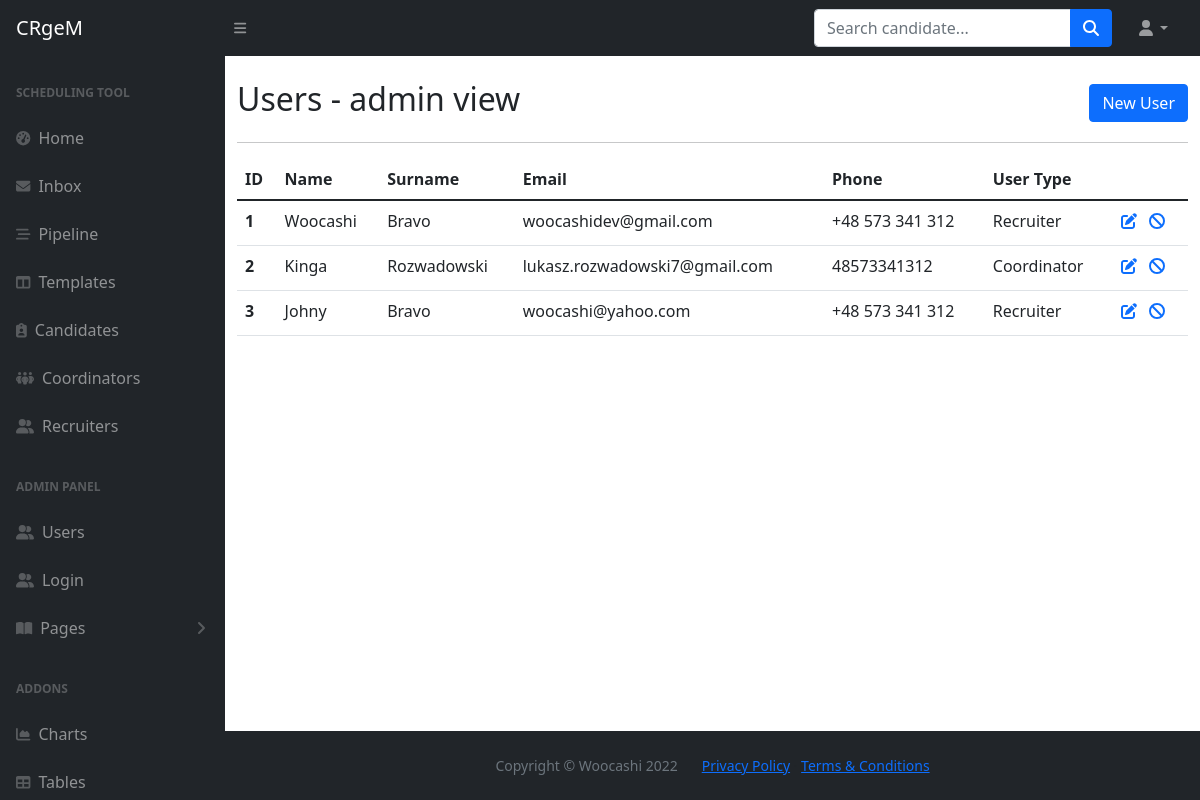
/users, run on an earlier commit of the app's database.
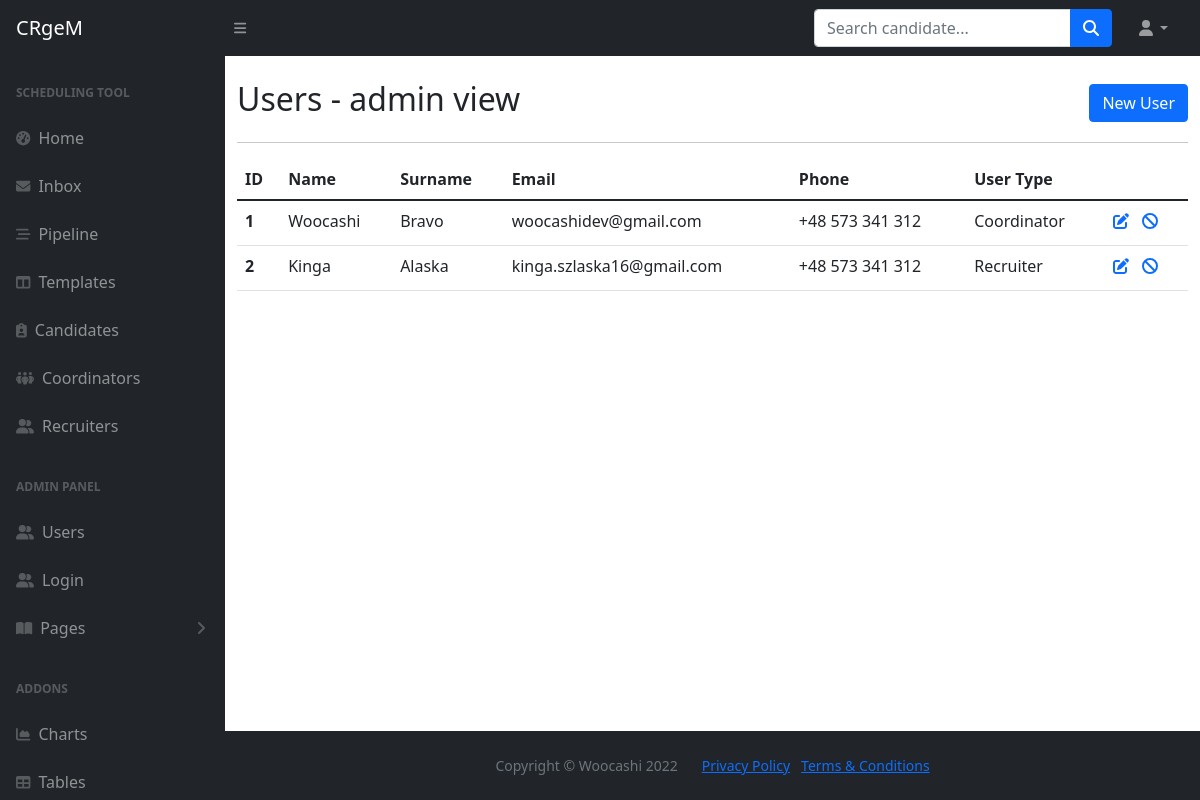
And on a later commit of the database.
### main.py (models this page shows)
class User(db.Model, UserMixin, Base):
    __tablename__="users"
    id = db.Column(db.Integer, primary_key=True)
    first_name = db.Column(db.String, nullable=False)
    last_name = db.Column(db.String, nullable=False)
    full_name = db.Column(db.String, nullable=False)
    email = db.Column(db.String, nullable=False, unique=True)
    phone = db.Column(db.String, nullable=False)
    type = db.Column(db.String, nullable=False)
    password = db.Column(db.String, nullable=False)
    interviews = relationship("Interview", back_populates="created_by")
    templates = relationship("Template", back_populates="created_by")
    candidates = relationship("Candidate", back_populates="created_by")
    tasks_sent = relationship("Task", primaryjoin="User.id==Task.sender_id", back_populates="from_user")
    tasks_received = relationship("Task", primaryjoin="User.id==Task.recipient_id", back_populates="to_user")
    tasks_delegated = relationship("Task", primaryjoin="User.id==Task.delegate_id", back_populates="delegated_by")

### main.py (the view)
@app.route('/users')
def users():
    users = db.session.query(User).all()
    return render_template('users.html', users=users)

### templates/users.html
{% import "bootstrap/wtf.html" as wtf %}
{% include 'header.html' %}
	<main>
		<div class="container mt-4">
			<div class="row d-flex align-items-center">
				<div class="col-lg-6">
					<h2>Users - admin view</h2>
				</div>
				<div class="col-lg-6 d-flex justify-content-end">
					<a class="btn btn-primary" href="{{url_for('user_new', form=form)}}">New User</a>
				</div>
			</div>
			<hr>
			{% if users|length == 0 %}
			<p>There are no users registered in this CRM environment</p>
			{% else %}
			<table class="table">
				  <thead>
				    <tr>
				      <th scope="col">ID</th>
				      <th scope="col">Name</th>
				      <th scope="col">Surname</th>
				      <th scope="col">Email</th>
					    <th scope="col">Phone</th>
					    <th scope="col">User Type</th>
				    </tr>
				  </thead>
				  <tbody>
				  {% for user in users %}
				    <tr>
				      <th scope="row">{{user.id}}</th>
				      <td>{{user.first_name}}</td>
				      <td>{{user.last_name}}</td>
				      <td>{{user.email}}</td>
					    <td>{{user.phone}}</td>
					    <td>{{user.type}}</td>
					    <td>
						    <a class="text-decoration-none" href="{{url_for('user_edit', user_id=user.id, form=form)}}">
							    <i class="fa-solid fa-pen-to-square p-1" title="edit user"></i>
						    <a class="text-decoration-none" href="{{url_for('user_delete', user_id=user.id)}}">
						        <i class="fa-solid fa-ban p-1" title="delete user"></i>
					        </a>
					    </td>
				    </tr>
				  {% endfor %}
				  </tbody>
				</table>
			{% endif %}
		</div>
	</main>
{% include 'footer.html' %}

### templates/header.html (shortened to what this page needs)
<!DOCTYPE html>
<html lang="en">
    <head>
        <link href="https://cdn.jsdelivr.net/npm/simple-datatables@latest/dist/style.css" rel="stylesheet" />
        <link href="{{ url_for('static', filename='css/styles.css') }}" rel="stylesheet" />
    </head>
    <body class="sb-nav-fixed">
        <nav class="sb-topnav navbar navbar-expand navbar-dark bg-dark">
            <a class="navbar-brand ps-3" href="{{ url_for('home') }}">CRgeM</a>
            <button class="btn btn-link btn-sm order-1 order-lg-0 me-4 me-lg-0" id="sidebarToggle" href="#!"><i class="fas fa-bars"></i></button>
            <form class="d-none d-md-inline-block form-inline ms-auto me-0 me-md-3 my-2 my-md-0">
                <div class="input-group">
                    <input class="form-control" type="text" placeholder="Search candidate..." aria-label="Search for..." aria-describedby="btnNavbarSearch" />
                    <button class="btn btn-primary" id="btnNavbarSearch" type="button"><i class="fas fa-search"></i></button>
                </div>
            </form>
            <ul class="navbar-nav ms-auto ms-md-0 me-3 me-lg-4">
                <li class="nav-item dropdown">
                    <a class="nav-link dropdown-toggle" id="navbarDropdown" href="#" role="button" data-bs-toggle="dropdown" aria-expanded="false"><i class="fas fa-user fa-fw"></i></a>
                </li>
            </ul>
        </nav>
        <div id="layoutSidenav">
            <div id="layoutSidenav_nav">
                <nav class="sb-sidenav accordion sb-sidenav-dark" id="sidenavAccordion">
                    <div class="sb-sidenav-menu">
                        <div class="nav">
                            <div class="sb-sidenav-menu-heading">Scheduling tool</div>
                            <a class="nav-link" href={{url_for('home')}}>
                                <div class="sb-nav-link-icon"><i class="fas fa-tachometer-alt"></i></div>
                                Home
                            <a class="nav-link" href="{{url_for('inbox')}}">
                                <div class="sb-nav-link-icon"><i class="fa-solid fa-envelope"></i></div>
                                Inbox
                            </a>
                            <a class="nav-link" href={{url_for('pipeline')}}>
                                <div class="sb-nav-link-icon"><i class="fa-solid fa-bars-staggered"></i></div>
                                Pipeline
                            </a>
                            <a class="nav-link" href={{url_for('templates')}}>
                                <div class="sb-nav-link-icon"><i class="fas fa-columns"></i></div>
                                Templates
                            </a>
                            <a class="nav-link" href={{url_for('candidates')}}>
                                <div class="sb-nav-link-icon me-2"><i class="fa-solid fa-clipboard-user"></i></div>
                                Candidates
                            </a>
                            <a class="nav-link" href='#'>
                                <div class="sb-nav-link-icon"><i class="fa-solid fa-people-group"></i></div>
                                Coordinators
                            </a>
                            <a class="nav-link" href="#">
                                <div class="sb-nav-link-icon"><i class="fa-solid fa-user-group"></i></div>
                                Recruiters
                            </a>
                            <div class="sb-sidenav-menu-heading">ADMIN PANEL</div>
                            <a class="nav-link" href="{{url_for('users')}}">
                                <div class="sb-nav-link-icon"><i class="fa-solid fa-user-group"></i></div>
                                Users
                            </a>
                            <a class="nav-link" href="{{url_for('login')}}">
                                <div class="sb-nav-link-icon"><i class="fa-solid fa-user-group"></i></div>
                                Login
                            </a>
                            <a class="nav-link collapsed" href="#" data-bs-toggle="collapse" data-bs-target="#collapsePages" aria-expanded="false" aria-controls="collapsePages">
                                <div class="sb-nav-link-icon"><i class="fas fa-book-open"></i></div>
                                Pages
                                <div class="sb-sidenav-collapse-arrow"><i class="fas fa-angle-down"></i></div>
                            </a>
                            <div class="sb-sidenav-menu-heading">Addons</div>
                            <a class="nav-link" href="charts.html">
                                <div class="sb-nav-link-icon"><i class="fas fa-chart-area"></i></div>
                                Charts
                            </a>
                            <a class="nav-link" href="tables.html">
                                <div class="sb-nav-link-icon"><i class="fas fa-table"></i></div>
                                Tables
                            </a>
                        </div>
                    </div>
                </nav>
            </div>
            <div id="layoutSidenav_content">

### templates/footer.html (shortened to what this page needs)
<footer class="py-4 bg-dark mt-auto">
                    <div class="container-fluid px-4">
                        <div class="d-flex align-items-center justify-content-center small">
                            <div class="text-muted me-4">Copyright &copy; Woocashi 2022</div>
                            <div>
                                <a href="#">Privacy Policy</a>
                                &middot;
                                <a href="#">Terms &amp; Conditions</a>
                            </div>
                        </div>
                    </div>
                </footer>
            </div>
        </div>
    </body>
</html>

What changed in the data, as far as the page shows it:
removed User: id "3", first_name "Johny", last_name "Bravo", email "woocashi@yahoo.com", phone "+48 573 341 312", type "Recruiter"
changed User "Woocashi": type "Recruiter" → "Coordinator"
changed User "Kinga": last_name "Rozwadowski" → "Alaska"; email "lukasz.rozwadowski7@gmail.com" → "kinga.szlaska16@gmail.com"; phone "48573341312" → "+48 573 341 312"; type "Coordinator" → "Recruiter"
